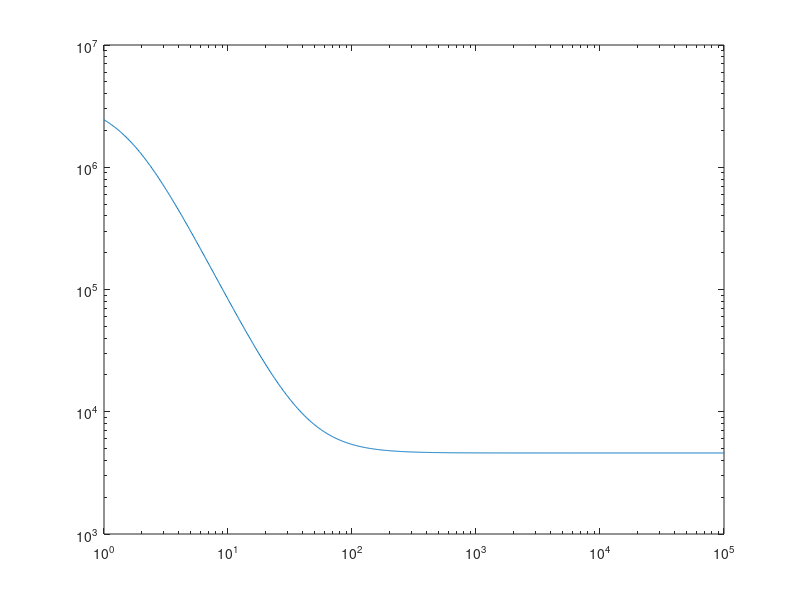

This figure's MATLAB source:
f = logspace(0,5,1000);
j = sqrt(-1);


R1 = 4.6e3 ;
R2 = 3.5e6;
C = .03e-6;

for i = 1:length(f)
    s = j*2*pi*f(i);
    A = ( R1*R2*C*s ) + R1 + R2;
    B = ( R2*C*s ) + 1;
    imp(i) = A/B;
end
loglog(f,imp);
% Zmag = 